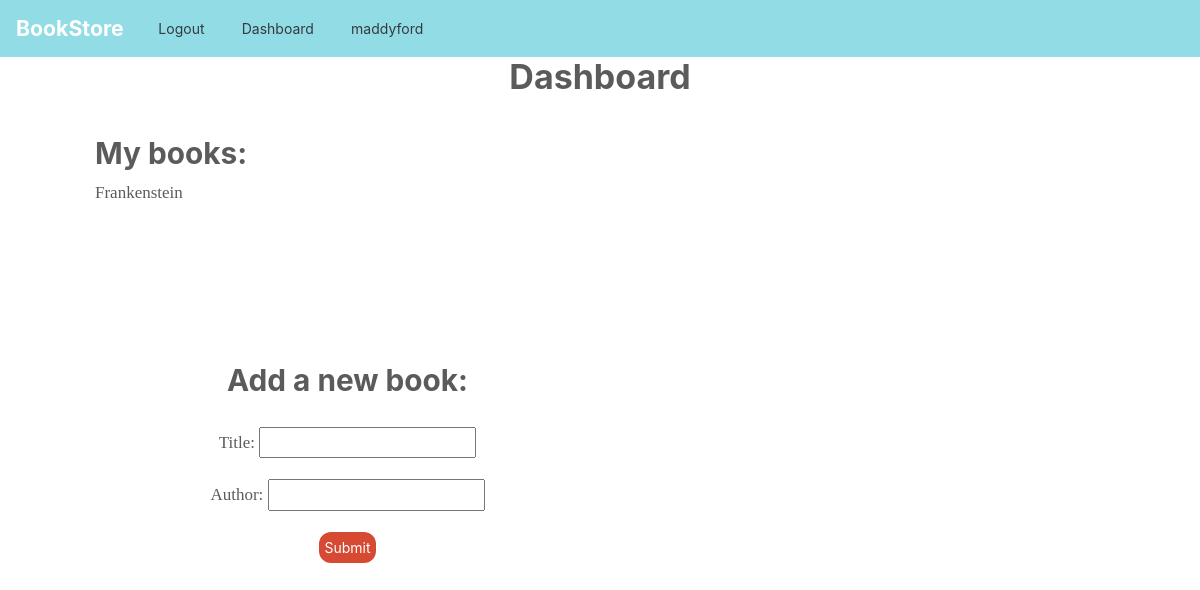
Page /dashboard/ (signed in) on the earlier database version.
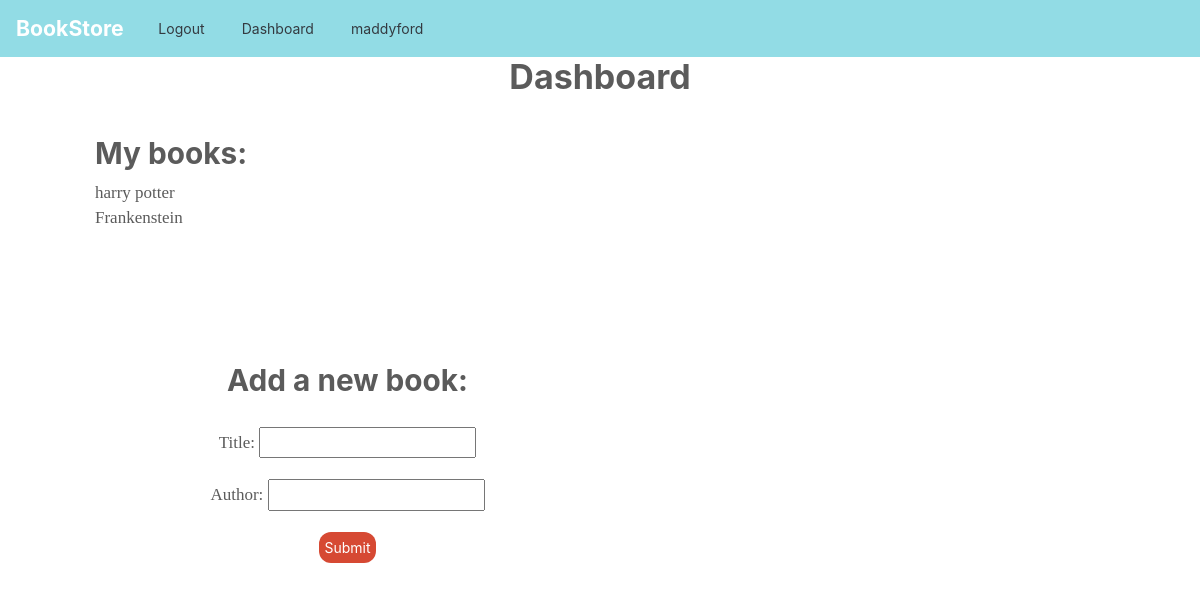
Same page on the later database version.
### modifylist/models.py (models this page shows, shortened)
class Book(models.Model):
    title = models.CharField(max_length=200)
    author = models.CharField(max_length=200)
    added = models.DateTimeField(auto_now_add=True)

### modifylist/views.py (the view)
# urls.py: path('dashboard/', views.dashboard, name="dashboard"),
def dashboard(request):
    if request.method == 'POST':
        form = BookForm(request.POST)
        if form.is_valid():
            book = Book.objects.create(
                title=form.cleaned_data['title'],
                author=form.cleaned_data['author'],
            )
            print(book.title)
            print(book.author)
            return redirect('/dashboard')
        else:
            print('error')
    else:
        form = BookForm()
    books = Book.objects.order_by('-added')
    context = {
        'form': form,
        'books': books,
    }
    return render(request, 'dashboard.html', context)

### modifylist/views.py
class BookForm(forms.Form):
    title = forms.CharField(max_length=100)
    author = forms.CharField(max_length=100)

### modifylist/templates/dashboard.html (shortened to what this page needs)
{% extends "base.html" %}
{% block content %}
<div class="Container">
  <h2 class="PageHeader">Dashboard</h2>
  <div class='ListContainer'>
    <h3 class="SectionHeader">My books:</h3>
    <div class='BookList'>
        {% for book in books %}
        <div class="Book">
          {{ book.title }}
        </div>
        {% endfor %}
    </div>
  </div>
  <div class='AddContainer'>
    <div class='FormContainer'>
      <h3 class="SectionHeader">Add a new book:</h3>
      <form class="Form" action="." method="POST">
        {{ form.as_p }}
        <button class="Button btn" onClick="click()">Submit</button>
      </form>
    </div>
  </div>
</div>
{% endblock content %}

### modifylist/templates/base.html (shortened to what this page needs)
<html lang="en">
  <head>
    <link rel="stylesheet" href="https://stackpath.bootstrapcdn.com/bootswatch/4.1.1/litera/bootstrap.min.css">
    <link rel="stylesheet" href="https://cdnjs.cloudflare.com/ajax/libs/octicons/4.4.0/font/octicons.css" />
    <link rel="stylesheet" type="text/css" href="../static/styles.css" />
    <link rel="stylesheet" type="text/css" href="../static/styles-dashboard.css" />
  </head>
  <body>
    <nav class="Navbar navbar navbar-expand-md">
        <a class="NavbarBrand navbar-brand" href="/">BookStore</a>
        {% if user.is_authenticated %}
        <div class="collapse navbar-collapse" id="navbarSupportedContent">
            <ul class="NavbarList navbar-nav mr-auto">
                <li class="NavItem nav-item">
                    <a class="NavButton btn" href="{% url "logout" %}">Logout</a>
                </li>
                <li class="NavItem nav-item">
                    <a class="NavButton btn" href="{% url "dashboard" %}">Dashboard</a>
                </li>
                <li class="NavPara nav-item">
                    <a class="NavButton btn">{{ user }}</a>
                </li>
            </ul>
        </div>
        {% endif %}
        </nav>
    {% block content %}
    {% endblock content %}
  </body>

### modifylist/static/styles.css (style rules this page uses)
:root { --background1: #92DCE5; --background-and-highlight-text: #FFFFFF; --text-only: #5B5B5B; --accent: #D64933; }
body { background-color: var(--background-and-highlight-text); }
.Container { display: grid; grid-template-rows: 1fr 1fr auto; grid-template-columns: 50px auto 50px; }
.Navbar { background-color: var(--background1); }
.NavbarBrand { color: var(--background-and-highlight-text); font-weight: bold; }
.NavbarList { display: flex; justify-content: flex-end; }
.Button { background-color: var(--accent); border-radius: 12px; border-style: none; padding: 5px; }
.PageHeader { text-align: center; grid-row: 2; grid-column: 2; color: var(--text-only) }
.Form { text-align: center; grid-row: 3; grid-column: 2; padding-top: 20px; }
label { font-family: 'Bitter', serif; }

### modifylist/static/styles-dashboard.css (style rules this page uses)
:root { --background1: #92DCE5; --background-and-highlight-text: #FFFFFF; --text-only: #5B5B5B; --accent: #D64933; }
body { background-color: var(--background-and-highlight-text); }
.Container { display: grid; grid-template-rows: 15% 1fr 1fr; grid-template-columns: 50px 1fr 50px; color: var(--text-only); }
.PageHeader { grid-row: 1; grid-column: 2; }
.ListContainer { grid-row: 2; grid-column: 2; }
.AddContainer { position: relative; grid-row: 3; grid-column: 2; display: grid; grid-template-rows: 1fr; grid-template-columns: 1fr 1fr; }
.FormContainer { padding-top: 20px; text-align: center; }
.Book { font-family: 'Bitter', serif; }
.Button { color: var(--background-and-highlight-text); }

Differences in the rows shown:
added Book: title "harry potter"
